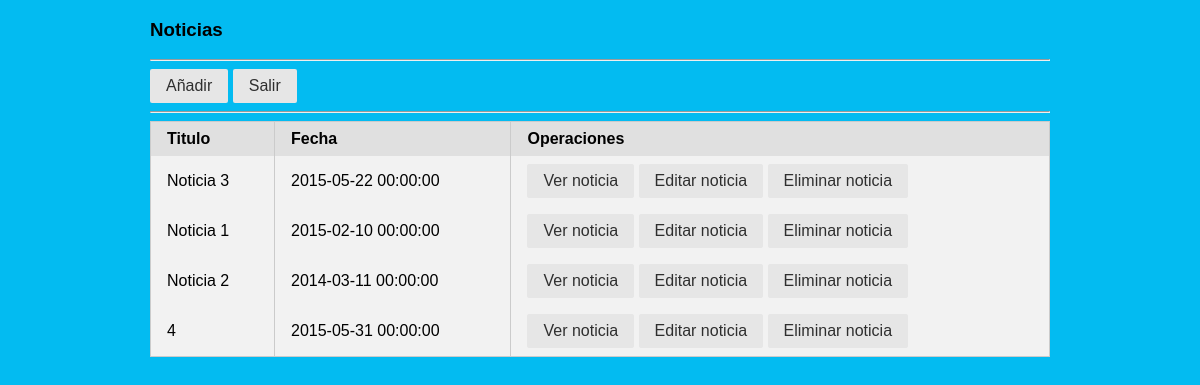
Screenshot of /admin/noticias.php with the database file from the repository.
### tables this page shows
CREATE TABLE IF NOT EXISTS `noticias` (
`id_noticia` int(11) NOT NULL,
  `fecha` datetime NOT NULL,
  `titulo` varchar(20) NOT NULL,
  `cuerpo` text NOT NULL,
  `id_usuario` int(11) NOT NULL
);

### BD/global.php (called while the page is built, shortened)
<?php
function ejecutar_query($query)
{
    $con = mysqli_connect(SERVER, USER, PASSWORD, DB_NAME) or die ("Error " . mysqli_error($con));
    return mysqli_query($con, $query);
}

### admin/noticias.php (the view, shortened to what this page needs)
<?php
include '../BD/global.php';
$sentencia_sql = 'SELECT * FROM noticias';
$noticias = ejecutar_query($sentencia_sql);
?>
<!DOCTYPE html>
<html lang="en">
<head>
    <link rel="stylesheet" href="../public/css/login.css"/>
    <link rel="stylesheet" href="../public/css/table.css"/>
    <link rel="stylesheet" href="../public/css/botones.css"/>
</head>
<body>
    <h3>Noticias</h3>
    <hr/>
    <a href="acciones/noticia/nueva.php" class="btn">Añadir</a>
    <a href="acciones/cerrar_sesion.php" class="btn">Salir</a>
    <hr>
    <table class="tabla tabla-non">
        <thead>
        <tr>
            <th>Titulo</th>
            <th>Fecha</th>
            <th>Operaciones</th>
        </tr>
        </thead>
        <tbody>
        <?php foreach($noticias as $noticia):?>
        <tr>
            <td><?php echo $noticia['titulo']?></td>
            <td><?php echo $noticia['fecha']?></td>
            <td>
                <a class="btn" href="acciones/noticia/ver.php?id=<?php echo $noticia['id_noticia']; ?>">Ver noticia</a>
                <a class="btn" href="acciones/noticia/editar.php?id=<?php echo $noticia['id_noticia']; ?>">Editar noticia</a>
                <a class="btn" href="acciones/noticia/eliminar.php?id=<?php echo $noticia['id_noticia']; ?>">Eliminar noticia</a>
            </td>
        </tr>
        <?php endforeach ?>
        </tbody>
    </table>
</body>
</html>

### public/css/login.css (style rules this page uses)
body { background-color: #03bbf1; font-family: Helvetica; }

### public/css/table.css (style rules this page uses)
.tabla { border-collapse:collapse; border-spacing:0; empty-cells:show; border:1px solid #cbcbcb; width: 100%; }
.tabla td, .tabla th { border-left:1px solid #cbcbcb; border-width:0 0 0 1px; font-size:inherit; margin:0; overflow:visible; padding:.5em 1em }
.tabla td:first-child, .tabla th:first-child { border-left-width:0 }
.tabla thead { background-color:#e0e0e0; color:#000; text-align:left; vertical-align:bottom }
.tabla td { background-color:transparent }
.tabla-non td { background-color:#f2f2f2 }

### public/css/botones.css (style rules this page uses)
.btn { display: inline-block; zoom: 1; line-height: normal; white-space: nowrap; vertical-align: middle; text-align: center; cursor: pointer; -webkit-user-drag: none; -webkit-user-select: none; -moz-user-select: none; -ms-user-select: none; user-select: none; -webkit-box-sizing: border-box; -moz-box-sizing: border-box; box-sizing: border-box; }
.btn { font-family: inherit; font-size: 100%; padding: 0.5em 1em; color: #444; color: rgba(0, 0, 0, 0.80); border: 1px solid #999; border: none rgba(0, 0, 0, 0); background-color: #E6E6E6; text-decoration: none; border-radius: 2px; }

### admin/noticias.php (style rules this page uses)
body { margin: 0 auto; max-width: 75%; }

### rows the page displays
noticias: titulo "Noticia 3", fecha "2015-05-22 00:00:00"
noticias: titulo "Noticia 1", fecha "2015-02-10 00:00:00"
noticias: titulo "Noticia 2", fecha "2014-03-11 00:00:00"
noticias: titulo "4", fecha "2015-05-31 00:00:00"
